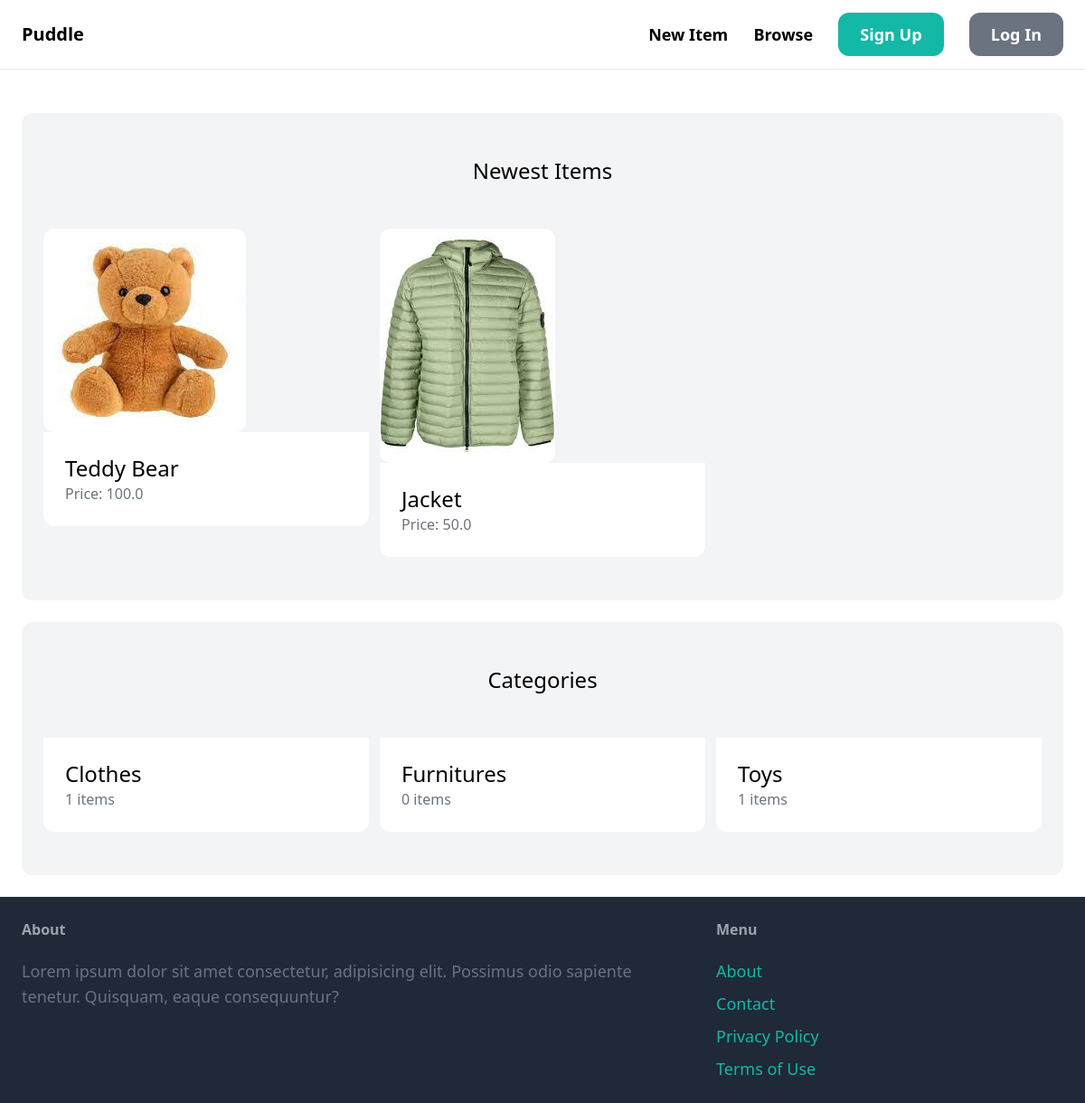
Before: / with the older database file.
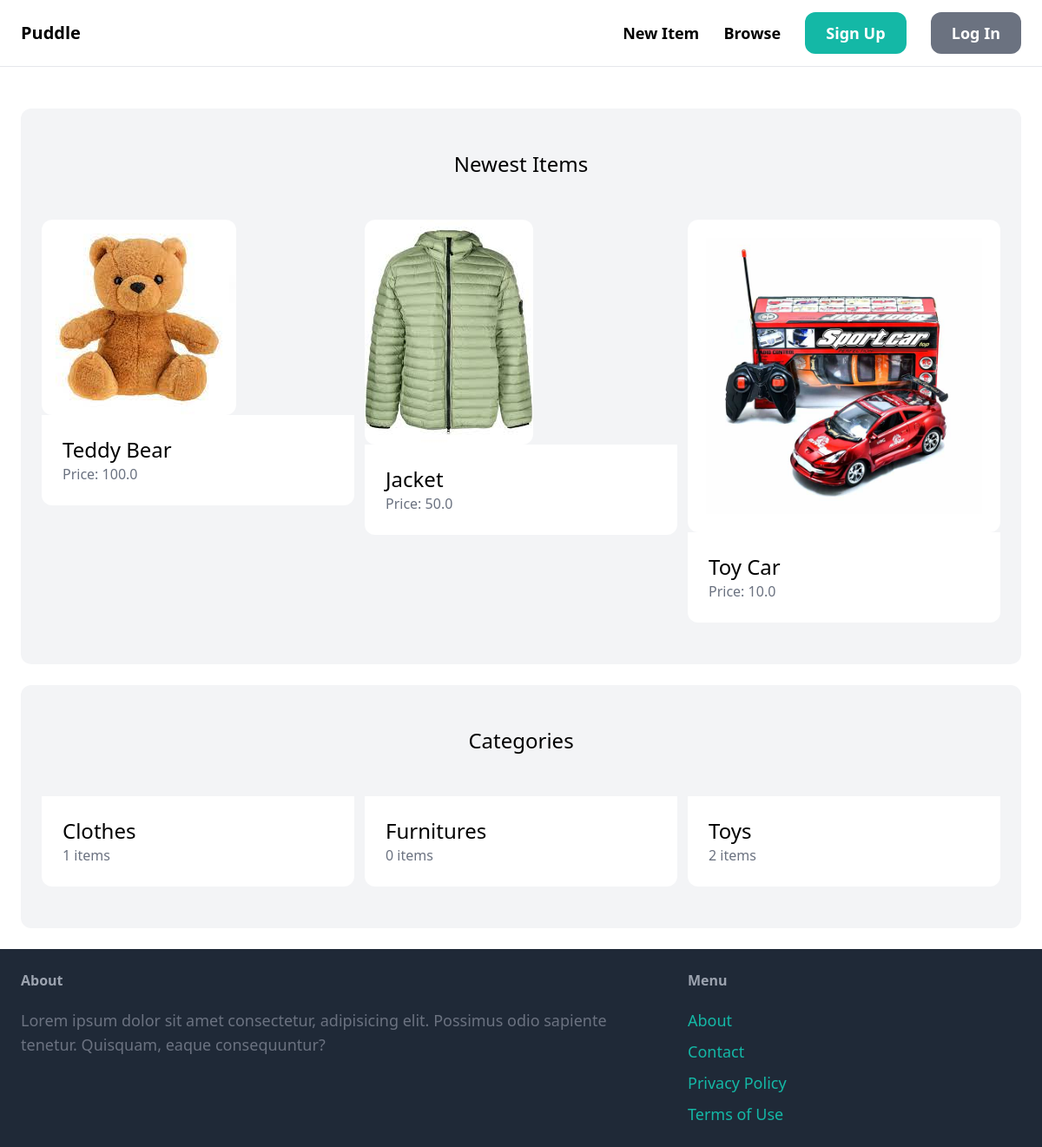
After: the same page with the newer database file.
### item/models.py (models this page shows, shortened)
class Item(models.Model):
    category = models.ForeignKey(Category, related_name='items', on_delete=models.CASCADE)
    name = models.CharField(max_length=255)
    description = models.TextField(blank=True, null=True)
    price = models.FloatField()
    image = models.ImageField(upload_to='item_images',blank=True , null=True)
    is_sold = models.BooleanField(default=False)
    created_by = models.ForeignKey(User,related_name='items', on_delete=models.CASCADE)
    created_at = models.DateTimeField(auto_now_add=True)

class Category(models.Model):
    name = models.CharField(max_length=255)
    class Meta:
        ordering = ('name',)
        verbose_name_plural = 'Categories'

### core/views.py (the view)
# urls.py: path('', index, name='index'),
def index(request):
    items = Item.objects.filter(is_sold = False)[0:6]
    categories = Category.objects.all()
    return render(request,'core/index.html',{
        'categories':categories,
        'items':items
    })

### core/templates/core/index.html
{% extends 'core/base.html' %} {% block content %}
<div class="mt-6 px-6 py-12 bg-gray-100 rounded-xl">
  <h2 class="mb-12 text-2xl text-center">Newest Items</h2>
  <div class="grid grid-cols-3 gap-3">
    {% for item in items %}
    <div>
      <a href="{% url 'item:detail' item.id %}">
        <div>
          <img src="{{item.image.url}}" class="rounded-xl" alt="" />
        </div>
        <div class="p-6 bg-white rounded-b-xl">
          <h2 class="text-2xl">{{item.name}}</h2>
          <p class="text-gray-500">Price: {{item.price}}</p>
        </div>
      </a>
    </div>
    {% endfor %}
  </div>
</div>
<div class="mt-6 px-6 py-12 bg-gray-100 rounded-xl">
  <h2 class="mb-12 text-2xl text-center">Categories</h2>
  <div class="grid grid-cols-3 gap-3">
    {% for category in categories %}
    <div>
      <a href="">
        <div class="p-6 bg-white rounded-b-xl">
          <h2 class="text-2xl">{{category.name}}</h2>
          <p class="text-gray-500">{{ category.items.count }} items</p>
        </div>
      </a>
    </div>
    {% endfor %}
  </div>
</div>
{% endblock %}

### core/templates/core/base.html (shortened to what this page needs)
<!DOCTYPE html>
<html lang="en">
  <head>
    <script src="https://cdn.tailwindcss.com"></script>
  </head>
  <body>
    <nav
      class="py-6 px-6 flex justify-between items-center border-b border-gray-200"
    >
      <a href="/" class="text-xl font-semibold">Puddle</a>
      <div class="space-x-6">
        <a href="#" class="text-lg font-semibold hover:text-gray-500"
          >New Item</a
        >
        <a href="#" class="text-lg font-semibold hover:text-gray-500">Browse</a>
        <a
          href="#"
          class="text-lg font-semibold px-6 py-3 bg-teal-500 text-white rounded-xl hover:bg-teal-700"
          >Sign Up</a
        >
        <a
          href="#"
          class="text-lg font-semibold px-6 py-3 bg-gray-500 text-white rounded-xl hover:bg-gray-700"
          >Log In</a
        >
      </div>
    </nav>
    <div class="px-6 py-6">{% block content%} {% endblock %}</div>
    <footer class="py-6 px-6 flex justify-between bg-gray-800">
      <div class="w-2/3 pr-10">
        <h3 class="mb-5 font-semibold text-gray-400">About</h3>
        <p class="text-lg text-gray-500">
          Lorem ipsum dolor sit amet consectetur, adipisicing elit. Possimus
          odio sapiente tenetur. Quisquam, eaque consequuntur?
        </p>
      </div>
      <div class="w-1/3">
        <h3 class="mb-5 font-semibold text-gray-400">Menu</h3>
        <ul class="space-y-2">
          <li>
            <a href="#" class="text-lg text-teal-500 hover:text-teal-700"
              >About</a
            >
          </li>
          <li>
            <a
              href="{% url 'contact' %}"
              class="text-lg text-teal-500 hover:text-teal-700"
              >Contact</a
            >
          </li>
          <li>
            <a href="#" class="text-lg text-teal-500 hover:text-teal-700"
              >Privacy Policy</a
            >
          </li>
          <li>
            <a href="#" class="text-lg text-teal-500 hover:text-teal-700"
              >Terms of Use</a
            >
          </li>
        </ul>
      </div>
    </footer>
  </body>
</html>

Changed rows visible on the page:
added Item: image (picture), name "Toy Car", price "10.0"
computed for Category "Toys": items.count "1" → "2"
